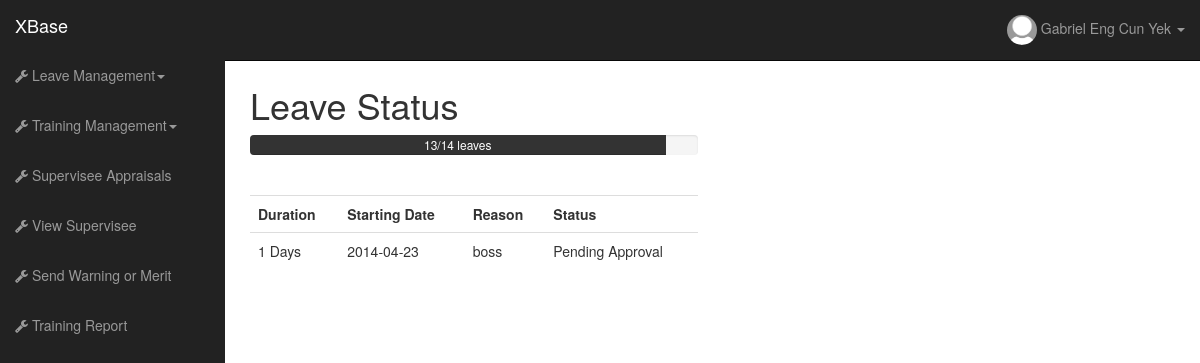
/main.php?page=LeaveStatus (signed in), run on the app's committed database.
### tables this page shows
CREATE TABLE IF NOT EXISTS `employees` (
  `Employees_ID` int(11) NOT NULL AUTO_INCREMENT,
  `FullName` varchar(300) NOT NULL,
  `Identification_Card` varchar(100) NOT NULL,
  `Address` varchar(300) NOT NULL,
  `Contact_No` varchar(100) NOT NULL,
  `Email` varchar(300) NOT NULL,
  `Salary` varchar(100) NOT NULL,
  `Experience` varchar(300) NOT NULL,
  `Gender` varchar(100) NOT NULL,
  `Recruitment_Date` date NOT NULL,
  `Privilege` varchar(100) NOT NULL,
  PRIMARY KEY (`Employees_ID`)
);

CREATE TABLE IF NOT EXISTS `performances` (
  `Performances_ID` int(11) NOT NULL AUTO_INCREMENT,
  `Leave_Amount` int(11) NOT NULL,
  `Employees_ID` int(11) NOT NULL,
  PRIMARY KEY (`Performances_ID`)
);

CREATE TABLE IF NOT EXISTS `employees_leave` (
  `EmpLeave_ID` int(11) NOT NULL AUTO_INCREMENT,
  `Leave_ID` int(11) NOT NULL,
  `Employees_ID` int(11) NOT NULL,
  PRIMARY KEY (`EmpLeave_ID`)
);

CREATE TABLE IF NOT EXISTS `leaves` (
  `Leaves_ID` int(11) NOT NULL AUTO_INCREMENT,
  `Duration` varchar(300) NOT NULL,
  `Starting_Date` date NOT NULL,
  `Reason` varchar(300) NOT NULL,
  PRIMARY KEY (`Leaves_ID`)
);

### core/function/users.php (called while the page is built, shortened)
<?php
function getuserdetails ($id, $parameter){
    $query= mysql_query("SELECT * FROM employees WHERE Employees_ID='$id'");
    $result = mysql_result($query,0, $parameter);
    return $result;
}
function getleaveamount ($id){
	$query= mysql_query("SELECT Leave_Amount FROM Performances WHERE Employees_ID ='$id'");
	$result = mysql_result($query, 0);
	return $result;
}
?>

### widget/leave-status.php (the view, shortened to what this page needs)
<div class="col-lg-6">
<h1>Leave Status</h1>
<?php
$leave= getleaveamount($userid);
?>
<div class="progress">
  <div class="progress-bar" role="progressbar" aria-valuenow="<?php echo ($leave/14)*100; ?>" aria-valuemin="0" aria-valuemax="100" style="width: <?php $leavebar=($leave/14)*100; echo $leavebar; ?>%;">
    <?php echo $leave."/14 leaves" ?>
  </div>
</div>
<table class="table table-hover">
<tr>
<th>Duration
</th>
<th>Starting Date
</th>
<th>Reason
</th>
<th>Status
</th>
<label><?php
$query = mysql_query("SELECT *
FROM employees_leave
INNER JOIN leaves ON leaves.Leaves_ID = employees_leave.Leave_ID
WHERE employees_leave.Employees_ID ='$userid'");
while($result= mysql_fetch_assoc($query)){
	$empleave_id = $result['EmpLeave_ID'];
	$query2 = mysql_query ("SELECT Approval, Approve_By FROM leave_track WHERE EmpLeave_ID = '$empleave_id'");
	if(mysql_num_rows($query2)>0){
		if (mysql_result($query2, 0, 'Approval') == "Approve"){
			$status = "Approve";
		}else{
			$status = "Not Approve";
		}
	}else{
		$status ="Pending Approval";
	}
	echo "<tr><td>". $result['Duration']." Days</td> <td>". $result['Starting_Date']."</td><td>". $result['Reason']."</td><td>".$status."</td></tr>" ;
 }
?></label>
</table>
</div>

### widget/topmenu-supervisor.php (shortened to what this page needs)
<ul class="nav navbar-nav navbar-right navbar-user">
            <li class="dropdown user-dropdown">
              <a href="#" class="dropdown-toggle" data-toggle="dropdown"><img src='<?php
			 $file = "picture/".$userid.".jpg";
			 if (file_exists($file)==true){
				$pict = $userid;
			 }else{
				 $pict = "no-pict";
			 }
			 echo "picture/".$pict.".jpg";
			 ?>'  width="30px" height="30px"  class="img-circle">
 <?php echo getuserdetails($userid, "FullName");  ?> <b class="caret"></b></a>
            </li>
          </ul>

### data on the page
employees: FullName "Gabriel Eng Cun Yek"
performances: Leave_Amount "13"
employees_leave: Leave_ID.Duration "1", Leave_ID.Starting_Date "2014-04-23", Leave_ID.Reason "boss", status "Pending Approval"
